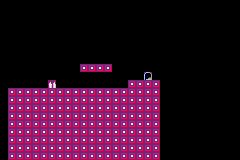

This game map was drawn from its Tiled (.tmx) file and the tilesets committed beside it. A one-line description and the full map source follow:
An orthogonal 30x20 tile map with 8x8 px tiles, 3 tile layers (Tile Layer 2 (Object), Tile Layer 3 (Ground Visuals), Tile Layer 1 (Collision)).

<map version="1.10" tiledversion="1.11.0" orientation="orthogonal" renderorder="right-down" width="30" height="20" tilewidth="8" tileheight="8" infinite="0" nextlayerid="4" nextobjectid="1">
 <tileset firstgid="1" name="maps" tilewidth="8" tileheight="8" tilecount="28" columns="7">
  <image source="tileset_24x32.png" trans="7e2072" width="56" height="32" />
 </tileset>
 <layer id="2" name="Tile Layer 2 (Object)" width="30" height="20">
  <data encoding="csv">
0,0,0,0,0,0,0,0,0,0,0,0,0,0,0,0,0,0,0,0,0,0,0,0,0,0,0,0,0,0,
0,0,0,0,0,0,0,0,0,0,0,0,0,0,0,0,0,0,0,0,0,0,0,0,0,0,0,0,0,0,
0,0,0,0,0,0,0,0,0,0,0,0,0,0,0,0,0,0,0,0,0,0,0,0,0,0,0,0,0,0,
0,0,0,0,0,0,0,0,0,0,0,0,0,0,0,0,0,0,0,0,0,0,0,0,0,0,0,0,0,0,
0,0,0,0,0,0,0,0,0,0,0,0,0,0,0,0,0,0,0,0,0,0,0,0,0,0,0,0,0,0,
0,0,0,0,0,0,0,0,0,0,0,0,0,0,0,0,0,0,0,0,0,0,0,0,0,0,0,0,0,0,
0,0,0,0,0,0,0,0,0,0,0,0,0,0,0,0,0,0,0,0,0,0,0,0,0,0,0,0,0,0,
0,0,0,0,0,0,0,0,0,0,0,0,0,0,0,0,0,0,0,0,0,0,0,0,0,0,0,0,0,0,
0,0,0,0,0,0,0,0,0,0,0,0,0,0,0,0,0,0,0,0,0,0,0,0,0,0,0,0,0,0,
0,0,0,0,0,0,0,0,0,0,0,0,0,0,0,0,0,0,7,0,0,0,0,0,0,0,0,0,0,0,
0,0,0,0,0,0,6,0,0,0,0,0,0,0,0,0,0,0,0,0,0,0,0,0,0,0,0,0,0,0,
0,0,0,0,0,0,0,0,0,0,0,0,0,0,0,0,0,0,0,0,0,0,0,0,0,0,0,0,0,0,
0,0,0,0,0,0,0,0,0,0,0,0,0,0,0,0,0,0,0,0,0,0,0,0,0,0,0,0,0,0,
0,0,0,0,0,0,0,0,0,0,0,0,0,0,0,0,0,0,0,0,0,0,0,0,0,0,0,0,0,0,
0,0,0,0,0,0,0,0,0,0,0,0,0,0,0,0,0,0,0,0,0,0,0,0,0,0,0,0,0,0,
0,0,0,0,0,0,0,0,0,0,0,0,0,0,0,0,0,0,0,0,0,0,0,0,0,0,0,0,0,0,
0,0,0,0,0,0,0,0,0,0,0,0,0,0,0,0,0,0,0,0,0,0,0,0,0,0,0,0,0,0,
0,0,0,0,0,0,0,0,0,0,0,0,0,0,0,0,0,0,0,0,0,0,0,0,0,0,0,0,0,0,
0,0,0,0,0,0,0,0,0,0,0,0,0,0,0,0,0,0,0,0,0,0,0,0,0,0,0,0,0,0,
0,0,0,0,0,0,0,0,0,0,0,0,0,0,0,0,0,0,0,0,0,0,0,0,0,0,0,0,0,0
</data>
 </layer>
 <layer id="3" name="Tile Layer 3 (Ground Visuals)" width="30" height="20">
  <data encoding="csv">
0,0,0,0,0,0,0,0,0,0,0,0,0,0,0,0,0,0,0,0,0,0,0,0,0,0,0,0,0,0,
0,0,0,0,0,0,0,0,0,0,0,0,0,0,0,0,0,0,0,0,0,0,0,0,0,0,0,0,0,0,
0,0,0,0,0,0,0,0,0,0,0,0,0,0,0,0,0,0,0,0,0,0,0,0,0,0,0,0,0,0,
0,0,0,0,0,0,0,0,0,0,0,0,0,0,0,0,0,0,0,0,0,0,0,0,0,0,0,0,0,0,
0,0,0,0,0,0,0,0,0,0,0,0,0,0,0,0,0,0,0,0,0,0,0,0,0,0,0,0,0,0,
0,0,0,0,0,0,0,0,0,0,0,0,0,0,0,0,0,0,0,0,0,0,0,0,0,0,0,0,0,0,
0,0,0,0,0,0,0,0,0,0,0,0,0,0,0,0,0,0,0,0,0,0,0,0,0,0,0,0,0,0,
0,0,0,0,0,0,0,0,0,0,0,0,0,0,0,0,0,0,0,0,0,0,0,0,0,0,0,0,0,0,
0,0,0,0,0,0,0,0,0,0,16,16,16,16,0,0,0,0,0,0,0,0,0,0,0,0,0,0,0,0,
0,0,0,0,0,0,0,0,0,0,0,0,0,0,0,0,0,0,0,0,0,0,0,0,0,0,0,0,0,0,
0,0,0,0,0,0,0,0,0,0,0,0,0,0,0,0,8,9,9,10,0,0,0,0,0,0,0,0,0,0,
0,8,9,9,9,9,9,9,9,9,9,9,9,9,9,9,16,16,16,17,0,0,0,0,0,0,0,0,0,0,
0,15,16,16,16,16,16,16,16,16,16,16,16,16,16,16,16,16,16,17,0,0,0,0,0,0,0,0,0,0,
0,15,16,16,16,16,16,16,16,16,16,16,16,16,16,16,16,16,16,17,0,0,0,0,0,0,0,0,0,0,
0,15,16,16,16,16,16,16,16,16,16,16,16,16,16,16,16,16,16,17,0,0,0,0,0,0,0,0,0,0,
0,15,16,16,16,16,16,16,16,16,16,16,16,16,16,16,16,16,16,17,0,0,0,0,0,0,0,0,0,0,
0,15,16,16,16,16,16,16,16,16,16,16,16,16,16,16,16,16,16,17,0,0,0,0,0,0,0,0,0,0,
0,15,16,16,16,16,16,16,16,16,16,16,16,16,16,16,16,16,16,17,0,0,0,0,0,0,0,0,0,0,
0,15,16,16,16,16,16,16,16,16,16,16,16,16,16,16,16,16,16,17,0,0,0,0,0,0,0,0,0,0,
0,15,16,16,16,16,16,16,16,16,16,16,16,16,16,16,16,16,16,17,0,0,0,0,0,0,0,0,0,0
</data>
 </layer>
 <layer id="1" name="Tile Layer 1 (Collision)" width="30" height="20">
  <data encoding="csv">
0,0,0,0,0,0,0,0,0,0,0,0,0,0,0,0,0,0,0,0,0,0,0,0,0,0,0,0,0,0,
0,0,0,0,0,0,0,0,0,0,0,0,0,0,0,0,0,0,0,0,0,0,0,0,0,0,0,0,0,0,
0,0,0,0,0,0,0,0,0,0,0,0,0,0,0,0,0,0,0,0,0,0,0,0,0,0,0,0,0,0,
0,0,0,0,0,0,0,0,0,0,0,0,0,0,0,0,0,0,0,0,0,0,0,0,0,0,0,0,0,0,
0,0,0,0,0,0,0,0,0,0,0,0,0,0,0,0,0,0,0,0,0,0,0,0,0,0,0,0,0,0,
0,0,0,0,0,0,0,0,0,0,0,0,0,0,0,0,0,0,0,0,0,0,0,0,0,0,0,0,0,0,
0,0,0,0,0,0,0,0,0,0,0,0,0,0,0,0,0,0,0,0,0,0,0,0,0,0,0,0,0,0,
0,0,0,0,0,0,0,0,0,0,0,0,0,0,0,0,0,0,0,0,0,0,0,0,0,0,0,0,0,0,
0,0,0,0,0,0,0,0,0,0,3,3,3,3,0,0,0,0,0,0,0,0,0,0,0,0,0,0,0,0,
0,0,0,0,0,0,0,0,0,0,0,0,0,0,0,0,0,0,0,0,0,0,0,0,0,0,0,0,0,0,
0,0,0,0,0,0,0,0,0,0,0,0,0,0,0,0,3,3,3,3,0,0,0,0,0,0,0,0,0,0,
0,3,3,3,3,3,3,3,3,3,3,3,3,3,3,3,3,3,3,3,0,0,0,0,0,0,0,0,0,0,
0,3,3,3,3,3,3,3,3,3,3,3,3,3,3,3,3,3,3,3,0,0,0,0,0,0,0,0,0,0,
0,3,3,3,3,3,3,3,3,3,3,3,3,3,3,3,3,3,3,3,0,0,0,0,0,0,0,0,0,0,
0,3,3,3,3,3,3,3,3,3,3,3,3,3,3,3,3,3,3,3,0,0,0,0,0,0,0,0,0,0,
0,3,3,3,3,3,3,3,3,3,3,3,3,3,3,3,3,3,3,3,0,0,0,0,0,0,0,0,0,0,
0,3,3,3,3,3,3,3,3,3,3,3,3,3,3,3,3,3,3,3,0,0,0,0,0,0,0,0,0,0,
0,3,3,3,3,3,3,3,3,3,3,3,3,3,3,3,3,3,3,3,0,0,0,0,0,0,0,0,0,0,
0,3,3,3,3,3,3,3,3,3,3,3,3,3,3,3,3,3,3,3,0,0,0,0,0,0,0,0,0,0,
0,3,3,3,3,3,3,3,3,3,3,3,3,3,3,3,3,3,3,3,0,0,0,0,0,0,0,0,0,0
</data>
 </layer>
</map>